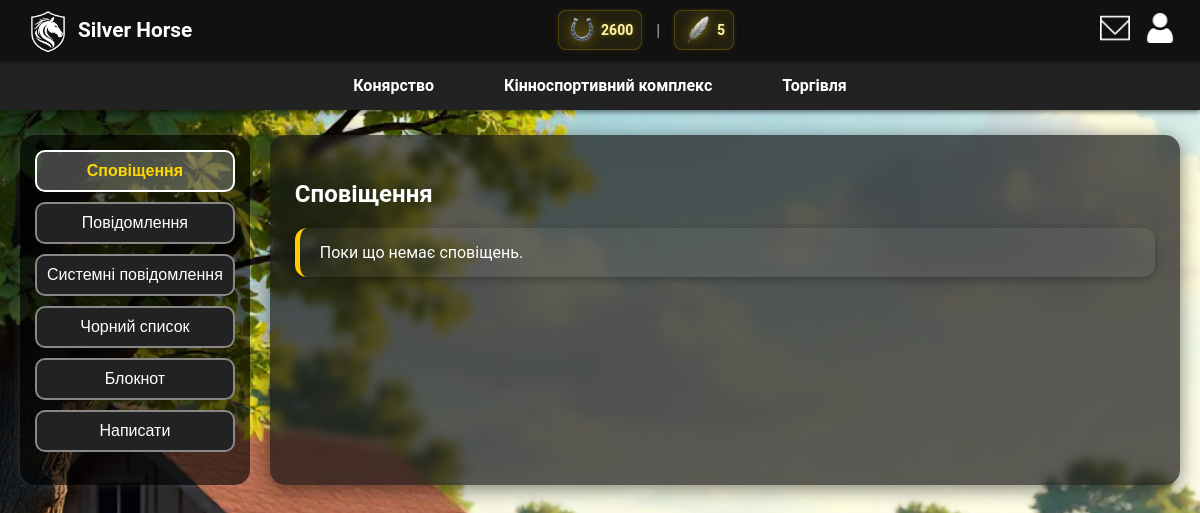
Before: /dashboard/dashboard/messages/ (signed in) with the older database file.
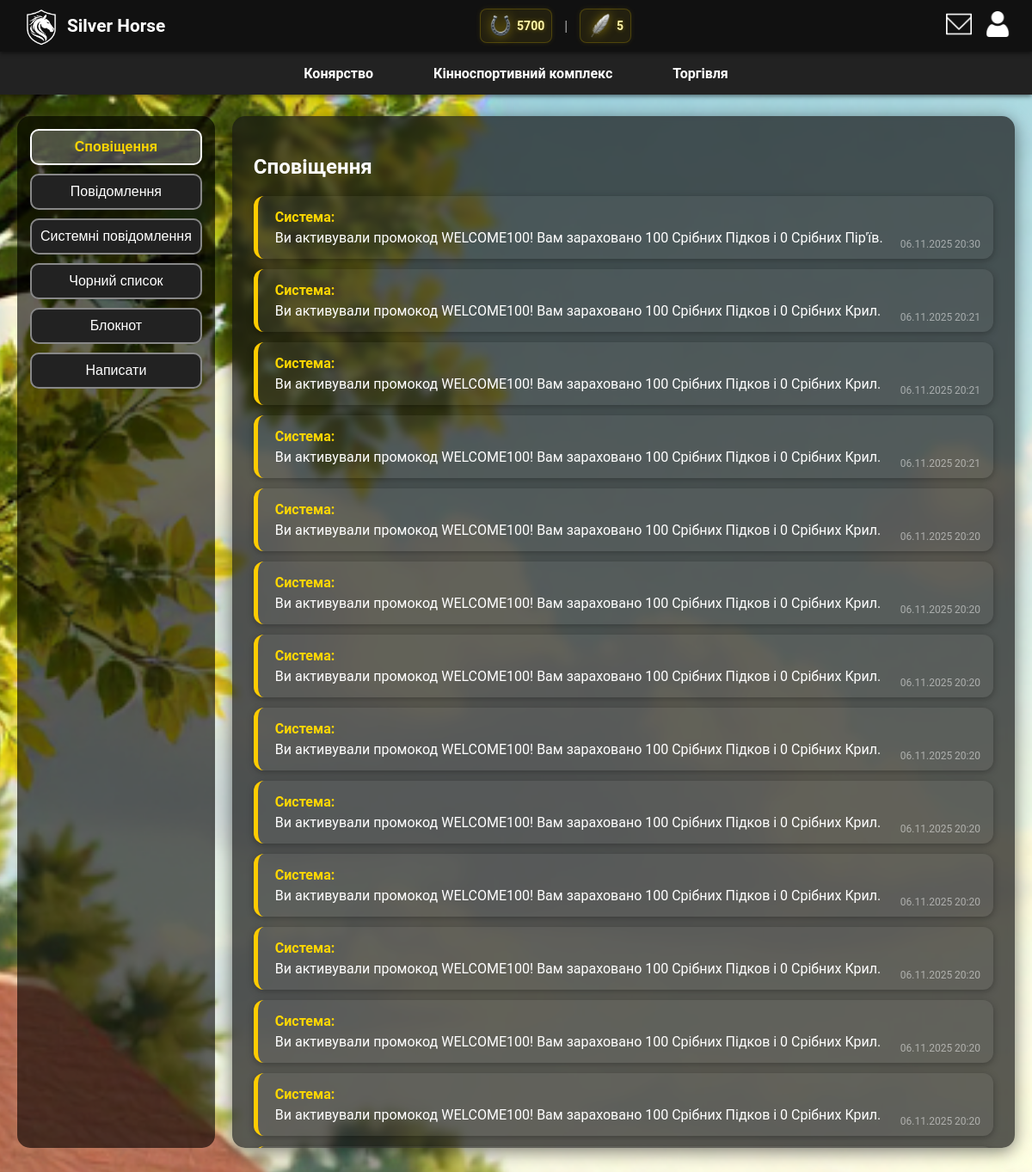
After: the same page with the newer database file.
### userspace/models.py (models this page shows, shortened)
class Notification(models.Model):
    user = models.ForeignKey(User, on_delete=models.CASCADE, related_name='notifications')
    text = models.TextField()
    created_at = models.DateTimeField(auto_now_add=True)
    is_read = models.BooleanField(default=False)

### userspace/views.py (the view, shortened to what this page needs)
# urls.py: path('dashboard/messages/', views.messages_page, name='messages_page'),
@login_required
def messages_page(request):
    message_form = MessageForm(request.POST or None, prefix='msg')
    note_form = NoteForm(request.POST or None, prefix='note')
    block_form = BlockUserForm(request.POST or None, prefix='block')
    messages_received = Message.objects.filter(receiver=request.user).order_by('-created_at')
    notes = Note.objects.filter(user=request.user).order_by('-created_at')
    blocked_users = BlockedUser.objects.filter(blocker=request.user).order_by('-created_at')
    system_messages = SystemMessage.objects.filter(user=request.user).order_by('-created_at')
    notifications = Notification.objects.filter(user=request.user).order_by('-created_at')  # ось сюди додано
    context = {
        'form': message_form,
        'note_form': note_form,
        'block_form': block_form,
        'messages_received': messages_received,
        'notes': notes,
        'blocked_users': blocked_users,
        'system_messages': system_messages,
        'notifications': notifications,  # обов’язково для вкладки Сповіщення
        'user': request.user,
    }
    return render(request, 'userspace/messages.html', context)

### userspace/context_processors.py (called while the page is built)
def currency_context(request):
    if request.user.is_authenticated:
        profile = request.user.profile
        return {
            'user_horseshoes': profile.horseshoes,
            'user_silver_wings': profile.silver_wings
        }
    return {'user_horseshoes': 0, 'user_silver_wings': 0}

### userspace/templates/userspace/messages.html (shortened to what this page needs)
{% extends "userspace/base.html" %}
{% block content %}
<div class="messages-page">
  <div class="messages-sidebar">
    <button class="tab-button active" data-tab="notifications">Сповіщення</button>
    <button class="tab-button" data-tab="chats">Повідомлення</button>
    <button class="tab-button" data-tab="system">Системні повідомлення</button>
    <button class="tab-button" data-tab="blacklist">Чорний список</button>
    <button class="tab-button" data-tab="notes">Блокнот</button>
    <button class="tab-button" data-tab="write">Написати</button>
  </div>
  <div class="messages-content">
    <div id="notifications" class="tab-content active">
      <h2>Сповіщення</h2>
      <ul class="notifications-list">
        {% for msg in notifications %}
          <li class="received">
            <strong>Система:</strong> {{ msg.text }}
            <span class="timestamp">{{ msg.created_at|date:"d.m.Y H:i" }}</span>
          </li>
        {% empty %}
          <li>Поки що немає сповіщень.</li>
        {% endfor %}
      </ul>
    </div>
  </div>
</div>
{% endblock %}

### userspace/templates/userspace/base.html (shortened to what this page needs)
{% load static %}
<!DOCTYPE html>
<html lang="uk">
<head>
    <link rel="stylesheet" href="{% static 'userspace/main.css' %}">
</head>
<body>
    {% include 'userspace/header.html' %}
    {% include 'userspace/sub-header.html' %}
    <main class="main-content">
        {% block content %}
        {% endblock %}
    </main>
</body>
</html>

### userspace/templates/userspace/header.html (shortened to what this page needs)
{% load static %}
<header class="top-bar">
    <div class="logo-with-icon">
        <a href="{% url 'dashboard' %}">
            <img src="{% static 'userspace/my-icon.png' %}" alt="Іконка" class="logo-icon">
            Silver Horse
        </a>
    </div>
    {% if user.is_authenticated %}
    <div class="currencies">
        <a href="{% url 'subscription_page' %}" class="currency-item-link">
            <div class="currency-item">
                <img src="{% static 'userspace/Silver_Horseshoe.png' %}" alt="Срібні Підкови" class="currency-icon">
                <span class="currency-value">{{ user_horseshoes }}</span>
            </div>
        </a>
        <span class="divider">|</span>
        <a href="{% url 'subscription_page' %}" class="currency-item-link">
            <div class="currency-item">
                <img src="{% static 'userspace/silver_feather.png' %}" alt="Срібні Пір'я" class="currency-icon">
                <span class="currency-value">{{ user_silver_wings }}</span>
            </div>
        </a>
    </div>
    {% endif %}
    <div class="top-buttons">
        <a href="{% url 'messages_page' %}" class="message-btn">
            <img src="{% static 'userspace/message-icon.png' %}" alt="Повідомлення" title="Повідомлення">
        </a>
        <div class="profile-menu">
            <label for="menu-toggle" class="profile-icon">
                <img src="{% static 'userspace/avatar.png' %}" alt="Профіль">
            </label>
        </div>
    </div>
</header>

### userspace/templates/userspace/sub-header.html
{% load static %}
<nav class="sub-header">
    <ul>
        <li><a href="{% url 'horses_page' %}">Конярство</a></li>
        <li><a href="{% url 'equestrian_page' %}">Кінноспортивний комплекс</a></li>
        <li><a href="{% url 'trade_page' %}">Торгівля</a></li>
    </ul>
</nav>

### userspace/templates/userspace/footer.html (shortened to what this page needs)
{% load static %}

### userspace/static/userspace/base.css (style rules this page uses)
* { box-sizing: border-box; }
body { margin: 0; font-family: "Roboto", sans-serif; color: white; min-height: 100vh; background-image: url("../userspace/scene-beautiful-summer-day.png"); background-position: center; background-size: cover; background-repeat: no-repeat; }
.main-content { padding-top: 115px; min-height: 150vh; }

### userspace/static/userspace/header.css (style rules this page uses)
.top-bar { position: fixed; top: 0; left: 0; width: 100%; height: 60px; background: #111; display: flex; justify-content: space-between; align-items: center; padding: 0 25px; box-shadow: 0 2px 5px rgba(0, 0, 0, 0.5); z-index: 1000; }
.logo-with-icon a { display: flex; align-items: center; gap: 8px; color: #fff; font-size: 1.3rem; font-weight: bold; text-decoration: none; }
.logo-icon { width: 45px; height: 45px; filter: brightness(0) invert(1) contrast(1.2); }
.top-buttons { display: flex; align-items: center; gap: 15px; }
.message-btn img, .profile-icon img { width: 30px; height: 30px; cursor: pointer; transition: 0.3s; filter: brightness(0) invert(1) contrast(1.2); }
.profile-menu { position: relative; }
.sub-header { position: fixed; top: 60px; width: 100%; height: 50px; background: #222; display: flex; align-items: center; justify-content: center; box-shadow: 0 2px 5px rgba(0, 0, 0, 0.5); z-index: 950; }
.sub-header ul { display: flex; list-style: none; gap: 40px; margin: 0; padding: 0; }
.sub-header ul li a { text-decoration: none; color: #fff; font-weight: bold; padding: 10px 15px; border-radius: 5px; transition: background 0.3s, color 0.3s; }
.currencies { display: flex; align-items: center; gap: 10px; font-size: 16px; color: #e0e0e0; }
.currency-item { position: relative; display: flex; align-items: center; gap: 6px; cursor: pointer; }
.currency-icon { width: 28px; height: 28px; transition: transform 0.2s ease; }
.currency-value { font-weight: bold; color: #fff; }
.divider { color: #ccc; }
.currencies { display: flex; align-items: center; gap: 14px; font-size: 16px; color: #e0e0e0; white-space: nowrap; }
.currency-icon { width: 30px; height: 30px; object-fit: contain; transition: transform 0.2s ease; }
.currency-value { font-weight: 600; color: #fff; }
.divider { color: #aaa; }
.currency-item { position: relative; display: flex; align-items: center; gap: 6px; cursor: pointer; text-decoration: none; color: inherit; }
header .currency-item { background: rgba(255, 215, 0, 0.08); padding: 4px 8px; border-radius: 8px; border: 1px solid rgba(255, 215, 0, 0.2); box-shadow: 0 0 6px rgba(255, 215, 0, 0.1); gap: 4px; transition: 0.3s; }
header .currency-item .currency-icon { width: 30px; height: 30px; }
header .currency-item .currency-value { font-size: 14px; font-weight: 600; color: #fff6a9; }
.currency-item-link { text-decoration: none !important; }

### userspace/static/userspace/buttons.css (style rules this page uses)
.tab-button { background: #222; border: 2px solid #888; border-radius: 10px; padding: 10px; color: white; font-size: 16px; cursor: pointer; transition: 0.3s; }
.tab-button.active { background: rgba(255, 255, 255, 0.25); border-color: white; color: #ffd700; font-weight: bold; }

### userspace/static/userspace/messages.css (style rules this page uses)
.messages-page { display: flex; gap: 20px; padding: 20px; color: white; }
.messages-sidebar { display: flex; flex-direction: column; gap: 10px; min-width: 200px; background: rgba(0, 0, 0, 0.6); padding: 15px; border-radius: 15px; box-shadow: 0 0 10px rgba(255, 255, 255, 0.1); }
.messages-content { flex: 1; background: rgba(0, 0, 0, 0.5); padding: 25px; border-radius: 15px; min-height: 350px; box-shadow: 0 0 15px rgba(255, 255, 255, 0.05); }
.tab-content { display: none; animation: fadeIn 0.4s ease; }
.tab-content.active { display: block; }
.notifications-list { list-style: none; padding: 0; margin: 0; }
.notifications-list li { background: rgba(255, 255, 255, 0.05); border-left: 5px solid #ffcc00; padding: 15px 20px; margin-bottom: 12px; border-radius: 12px; box-shadow: 0 2px 8px rgba(0, 0, 0, 0.3); transition: all 0.3s ease; position: relative; }
.notifications-list li strong { color: #ffd700; font-weight: 600; display: block; margin-bottom: 5px; }
.notifications-list li .timestamp { font-size: 12px; color: rgba(255, 255, 255, 0.5); position: absolute; right: 15px; bottom: 10px; }
.messages-content { flex: 1; background: rgba(20, 20, 20, 0.7); padding: 25px; border-radius: 15px; min-height: 350px; max-height: 1200px; overflow-y: auto; box-shadow: 0 4px 20px rgba(0, 0, 0, 0.5); backdrop-filter: blur(5px); scrollbar-width: thin; scrollbar-color: #ffd700 rgba(255,255,255,0.1); }

Changed rows visible on the page:
added Notification: text "Ви активували промокод WELCOME100! Вам зараховано 100 Срібних Підков і 0 Срібних Пір'їв.", created_at "06.11.2025 20:30"
added Notification: text "Ви активували промокод WELCOME100! Вам зараховано 100 Срібних Підков і 0 Срібних Крил.", created_at "06.11.2025 20:21"
added Notification: text "Ви активували промокод WELCOME100! Вам зараховано 100 Срібних Підков і 0 Срібних Крил.", created_at "06.11.2025 20:21"
added Notification: text "Ви активували промокод WELCOME100! Вам зараховано 100 Срібних Підков і 0 Срібних Крил.", created_at "06.11.2025 20:21"
added Notification: text "Ви активували промокод WELCOME100! Вам зараховано 100 Срібних Підков і 0 Срібних Крил.", created_at "06.11.2025 20:20"
added Notification: text "Ви активували промокод WELCOME100! Вам зараховано 100 Срібних Підков і 0 Срібних Крил.", created_at "06.11.2025 20:20"
added Notification: text "Ви активували промокод WELCOME100! Вам зараховано 100 Срібних Підков і 0 Срібних Крил.", created_at "06.11.2025 20:20"
added Notification: text "Ви активували промокод WELCOME100! Вам зараховано 100 Срібних Підков і 0 Срібних Крил.", created_at "06.11.2025 20:20"
added Notification: text "Ви активували промокод WELCOME100! Вам зараховано 100 Срібних Підков і 0 Срібних Крил.", created_at "06.11.2025 20:20"
added Notification: text "Ви активували промокод WELCOME100! Вам зараховано 100 Срібних Підков і 0 Срібних Крил.", created_at "06.11.2025 20:20"
added Notification: text "Ви активували промокод WELCOME100! Вам зараховано 100 Срібних Підков і 0 Срібних Крил.", created_at "06.11.2025 20:20"
added Notification: text "Ви активували промокод WELCOME100! Вам зараховано 100 Срібних Підков і 0 Срібних Крил.", created_at "06.11.2025 20:20"
added Notification: text "Ви активували промокод WELCOME100! Вам зараховано 100 Срібних Підков і 0 Срібних Крил.", created_at "06.11.2025 20:20"
Other visible differences:
{{ user_horseshoes }}: "2600" → "5700"
text no longer shown: "Поки що немає сповіщень."
